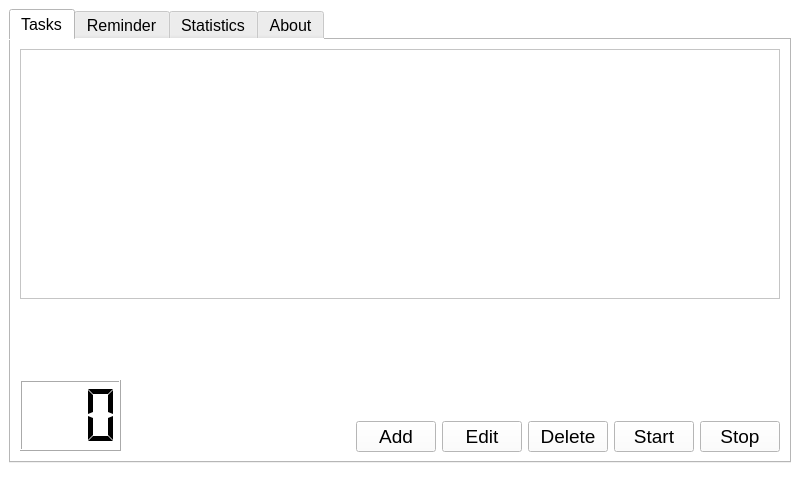
<?xml version="1.0" encoding="UTF-8"?>
<ui version="4.0">
 <class>MainWindow</class>
 <widget class="QMainWindow" name="MainWindow">
  <property name="geometry">
   <rect>
    <x>0</x>
    <y>0</y>
    <width>800</width>
    <height>494</height>
   </rect>
  </property>
  <property name="minimumSize">
   <size>
    <width>800</width>
    <height>494</height>
   </size>
  </property>
  <property name="font">
   <font>
    <family>Segoe UI</family>
    <pointsize>12</pointsize>
   </font>
  </property>
  <property name="windowTitle">
   <string>Time Master</string>
  </property>
  <property name="styleSheet">
   <string notr="true">background-color: rgb(255, 255, 255);</string>
  </property>
  <widget class="QWidget" name="centralwidget">
   <layout class="QGridLayout" name="gridLayout">
    <item row="1" column="0">
     <widget class="QTabWidget" name="tabWidget">
      <property name="font">
       <font>
        <family>Segoe UI</family>
        <pointsize>12</pointsize>
       </font>
      </property>
      <property name="currentIndex">
       <number>0</number>
      </property>
      <widget class="QWidget" name="tab_4">
       <attribute name="title">
        <string>Tasks</string>
       </attribute>
       <layout class="QVBoxLayout" name="verticalLayout_5">
        <item>
         <widget class="QTableView" name="tableView">
          <property name="minimumSize">
           <size>
            <width>0</width>
            <height>250</height>
           </size>
          </property>
         </widget>
        </item>
        <item>
         <spacer name="verticalSpacer_2">
          <property name="orientation">
           <enum>Qt::Vertical</enum>
          </property>
          <property name="sizeHint" stdset="0">
           <size>
            <width>20</width>
            <height>28</height>
           </size>
          </property>
         </spacer>
        </item>
        <item>
         <layout class="QHBoxLayout" name="horizontalLayout_5">
          <item>
           <widget class="QLCDNumber" name="lcdNumber">
            <property name="minimumSize">
             <size>
              <width>101</width>
              <height>71</height>
             </size>
            </property>
            <property name="maximumSize">
             <size>
              <width>101</width>
              <height>71</height>
             </size>
            </property>
            <property name="smallDecimalPoint">
             <bool>false</bool>
            </property>
            <property name="digitCount">
             <number>3</number>
            </property>
            <property name="segmentStyle">
             <enum>QLCDNumber::Flat</enum>
            </property>
            <property name="value" stdset="0">
             <double>0.000000000000000</double>
            </property>
           </widget>
          </item>
          <item>
           <spacer name="horizontalSpacer_2">
            <property name="orientation">
             <enum>Qt::Horizontal</enum>
            </property>
            <property name="sizeHint" stdset="0">
             <size>
              <width>149</width>
              <height>20</height>
             </size>
            </property>
           </spacer>
          </item>
          <item>
           <layout class="QVBoxLayout" name="verticalLayout_4">
            <item>
             <spacer name="verticalSpacer">
              <property name="orientation">
               <enum>Qt::Vertical</enum>
              </property>
              <property name="sizeHint" stdset="0">
               <size>
                <width>20</width>
                <height>18</height>
               </size>
              </property>
             </spacer>
            </item>
            <item>
             <layout class="QHBoxLayout" name="horizontalLayout_4">
              <item>
               <widget class="QPushButton" name="addTaskBtn">
                <property name="font">
                 <font>
                  <family>Segoe UI</family>
                  <pointsize>14</pointsize>
                  <weight>50</weight>
                  <bold>false</bold>
                 </font>
                </property>
                <property name="text">
                 <string>Add</string>
                </property>
               </widget>
              </item>
              <item>
               <widget class="QPushButton" name="editTaskBtn">
                <property name="font">
                 <font>
                  <family>Segoe UI</family>
                  <pointsize>14</pointsize>
                  <weight>50</weight>
                  <bold>false</bold>
                 </font>
                </property>
                <property name="text">
                 <string>Edit</string>
                </property>
               </widget>
              </item>
              <item>
               <widget class="QPushButton" name="deleteTaskBtn">
                <property name="font">
                 <font>
                  <family>Segoe UI</family>
                  <pointsize>14</pointsize>
                  <weight>50</weight>
                  <bold>false</bold>
                 </font>
                </property>
                <property name="text">
                 <string>Delete</string>
                </property>
               </widget>
              </item>
              <item>
               <widget class="QPushButton" name="startCountDownBtn">
                <property name="font">
                 <font>
                  <family>Segoe UI</family>
                  <pointsize>14</pointsize>
                  <weight>50</weight>
                  <bold>false</bold>
                 </font>
                </property>
                <property name="text">
                 <string>Start</string>
                </property>
               </widget>
              </item>
              <item>
               <widget class="QPushButton" name="stopCountDownBtn">
                <property name="font">
                 <font>
                  <family>Segoe UI</family>
                  <pointsize>14</pointsize>
                  <weight>50</weight>
                  <bold>false</bold>
                 </font>
                </property>
                <property name="text">
                 <string>Stop</string>
                </property>
               </widget>
              </item>
             </layout>
            </item>
           </layout>
          </item>
         </layout>
        </item>
       </layout>
      </widget>
      <widget class="QWidget" name="tab">
       <attribute name="title">
        <string>Reminder</string>
       </attribute>
       <layout class="QGridLayout" name="gridLayout_2">
        <item row="0" column="0" colspan="2">
         <layout class="QHBoxLayout" name="horizontalLayout">
          <item>
           <layout class="QVBoxLayout" name="verticalLayout_2">
            <item>
             <widget class="QLabel" name="label">
              <property name="minimumSize">
               <size>
                <width>180</width>
                <height>0</height>
               </size>
              </property>
              <property name="font">
               <font>
                <family>Segoe UI</family>
                <pointsize>12</pointsize>
               </font>
              </property>
              <property name="text">
               <string>Work time</string>
              </property>
             </widget>
            </item>
            <item>
             <widget class="QLabel" name="label_2">
              <property name="font">
               <font>
                <family>Segoe UI</family>
                <pointsize>12</pointsize>
               </font>
              </property>
              <property name="text">
               <string>Break time</string>
              </property>
             </widget>
            </item>
           </layout>
          </item>
          <item>
           <layout class="QVBoxLayout" name="verticalLayout">
            <item>
             <widget class="QSlider" name="workTimeSlider">
              <property name="minimumSize">
               <size>
                <width>400</width>
                <height>40</height>
               </size>
              </property>
              <property name="minimum">
               <number>1</number>
              </property>
              <property name="maximum">
               <number>50</number>
              </property>
              <property name="pageStep">
               <number>5</number>
              </property>
              <property name="value">
               <number>20</number>
              </property>
              <property name="orientation">
               <enum>Qt::Horizontal</enum>
              </property>
              <property name="tickPosition">
               <enum>QSlider::TicksBothSides</enum>
              </property>
             </widget>
            </item>
            <item>
             <widget class="QSlider" name="breakTimeSlider">
              <property name="minimumSize">
               <size>
                <width>400</width>
                <height>40</height>
               </size>
              </property>
              <property name="minimum">
               <number>1</number>
              </property>
              <property name="maximum">
               <number>100</number>
              </property>
              <property name="pageStep">
               <number>5</number>
              </property>
              <property name="value">
               <number>20</number>
              </property>
              <property name="orientation">
               <enum>Qt::Horizontal</enum>
              </property>
              <property name="tickPosition">
               <enum>QSlider::TicksBothSides</enum>
              </property>
             </widget>
            </item>
           </layout>
          </item>
          <item>
           <layout class="QVBoxLayout" name="verticalLayout_3">
            <item>
             <widget class="QLabel" name="label_3">
              <property name="text">
               <string>20 min</string>
              </property>
             </widget>
            </item>
            <item>
             <widget class="QLabel" name="label_4">
              <property name="text">
               <string>20 sec</string>
              </property>
             </widget>
            </item>
           </layout>
          </item>
         </layout>
        </item>
        <item row="1" column="0" colspan="2">
         <spacer name="verticalSpacer_3">
          <property name="orientation">
           <enum>Qt::Vertical</enum>
          </property>
          <property name="sizeHint" stdset="0">
           <size>
            <width>20</width>
            <height>74</height>
           </size>
          </property>
         </spacer>
        </item>
        <item row="2" column="0" colspan="2">
         <layout class="QHBoxLayout" name="horizontalLayout_3">
          <item>
           <widget class="QCheckBox" name="soundsCheckBox">
            <property name="font">
             <font>
              <family>Segoe UI</family>
              <pointsize>12</pointsize>
             </font>
            </property>
            <property name="text">
             <string>Sounds</string>
            </property>
           </widget>
          </item>
          <item>
           <widget class="QCheckBox" name="popupCheckbox">
            <property name="font">
             <font>
              <family>Segoe UI</family>
              <pointsize>12</pointsize>
             </font>
            </property>
            <property name="text">
             <string>Pop-up</string>
            </property>
           </widget>
          </item>
          <item>
           <spacer name="horizontalSpacer">
            <property name="orientation">
             <enum>Qt::Horizontal</enum>
            </property>
            <property name="sizeHint" stdset="0">
             <size>
              <width>338</width>
              <height>20</height>
             </size>
            </property>
           </spacer>
          </item>
         </layout>
        </item>
        <item row="3" column="0">
         <spacer name="verticalSpacer_4">
          <property name="orientation">
           <enum>Qt::Vertical</enum>
          </property>
          <property name="sizeHint" stdset="0">
           <size>
            <width>20</width>
            <height>73</height>
           </size>
          </property>
         </spacer>
        </item>
        <item row="4" column="0" colspan="2">
         <widget class="QProgressBar" name="timeProgressBar">
          <property name="minimumSize">
           <size>
            <width>0</width>
            <height>40</height>
           </size>
          </property>
          <property name="font">
           <font>
            <family>Segoe UI</family>
            <pointsize>12</pointsize>
           </font>
          </property>
          <property name="value">
           <number>0</number>
          </property>
         </widget>
        </item>
        <item row="5" column="1">
         <spacer name="verticalSpacer_5">
          <property name="orientation">
           <enum>Qt::Vertical</enum>
          </property>
          <property name="sizeHint" stdset="0">
           <size>
            <width>20</width>
            <height>74</height>
           </size>
          </property>
         </spacer>
        </item>
        <item row="6" column="0" colspan="2">
         <layout class="QHBoxLayout" name="horizontalLayout_2">
          <item>
           <spacer name="horizontalSpacer_3">
            <property name="orientation">
             <enum>Qt::Horizontal</enum>
            </property>
            <property name="sizeHint" stdset="0">
             <size>
              <width>468</width>
              <height>20</height>
             </size>
            </property>
           </spacer>
          </item>
          <item>
           <widget class="QPushButton" name="startReminderBtn">
            <property name="font">
             <font>
              <family>Segoe UI</family>
              <pointsize>14</pointsize>
              <weight>50</weight>
              <bold>false</bold>
             </font>
            </property>
            <property name="text">
             <string>Start</string>
            </property>
           </widget>
          </item>
          <item>
           <widget class="QPushButton" name="stopReminderBtn">
            <property name="font">
             <font>
              <family>Segoe UI</family>
              <pointsize>14</pointsize>
              <weight>50</weight>
              <bold>false</bold>
             </font>
            </property>
            <property name="text">
             <string>Stop</string>
            </property>
           </widget>
          </item>
         </layout>
        </item>
       </layout>
      </widget>
      <widget class="QWidget" name="tab_3">
       <attribute name="title">
        <string>Statistics</string>
       </attribute>
      </widget>
      <widget class="QWidget" name="tab_2">
       <attribute name="title">
        <string>About</string>
       </attribute>
      </widget>
     </widget>
    </item>
   </layout>
  </widget>
  <widget class="QMenuBar" name="menubar">
   <property name="geometry">
    <rect>
     <x>0</x>
     <y>0</y>
     <width>800</width>
     <height>26</height>
    </rect>
   </property>
  </widget>
  <widget class="QStatusBar" name="statusbar"/>
 </widget>
 <resources/>
 <connections/>
</ui>
